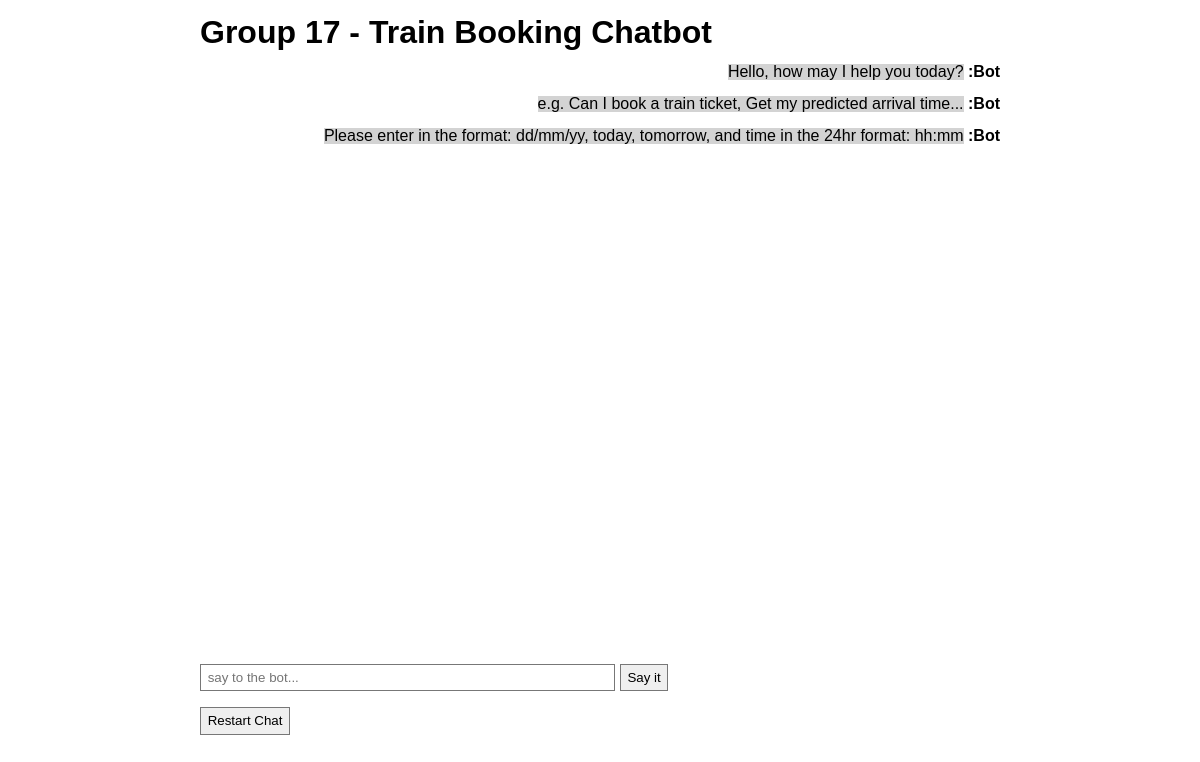
Before: / with the older database file.
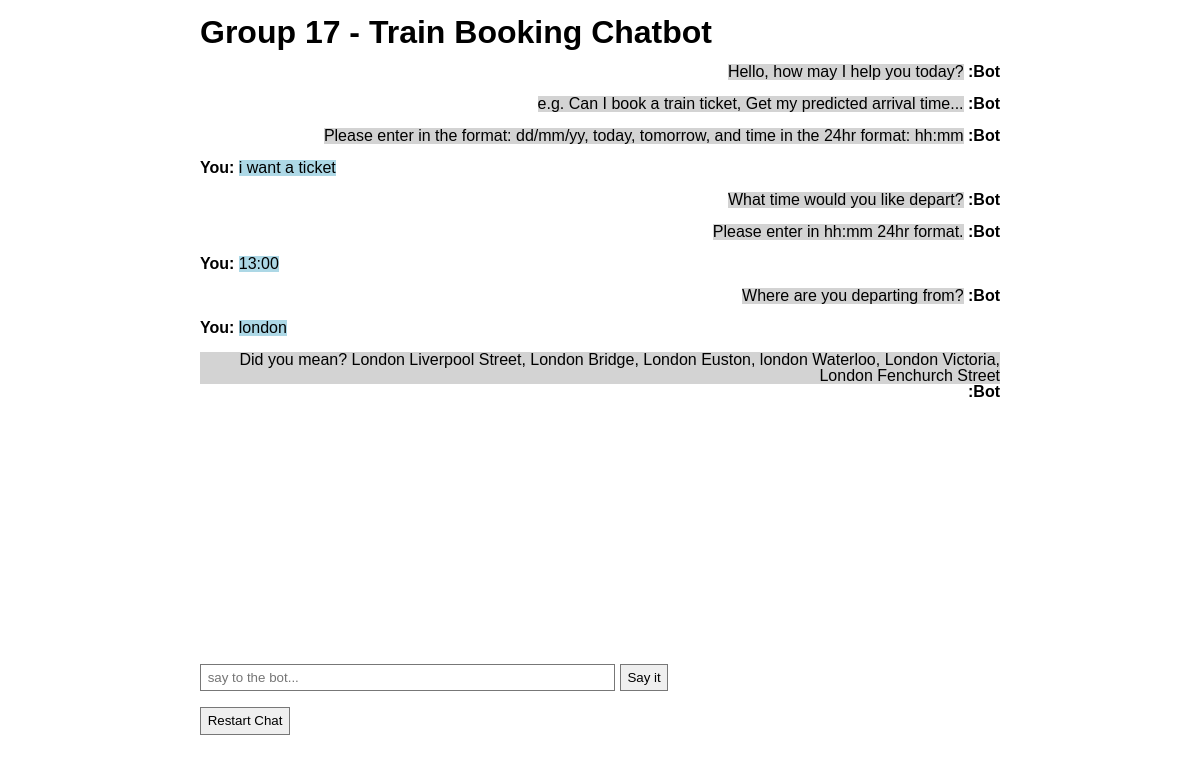
After: the same page with the newer database file.
### tables this page shows
CREATE TABLE chatHist (
            itemid integer PRIMARY KEY AUTOINCREMENT,
            whosaid varchar,
            item varchar
        );

### main.py (the view)
@app.route('/', methods=['GET', 'POST'])
def index():
    query = "SELECT itemid, whosaid, item FROM chatHist"
    result = query_db(query)
    return render_template('index.html', data=result)

### main.py (called while the page is built)
def get_db():
    db = getattr(g, '_database', None)
    if db is None:
        db = g._database = sqlite3.connect(DATABASE)
    def make_dicts(cursor, row):
        return dict((cursor.description[idx][0], value)
                    for idx, value in enumerate(row))
    db.row_factory = make_dicts
    return db

def query_db(query, args=(), one=False):
    cur = None
    rv = None
    try:
        cur = get_db().execute(query, args)
        rv = cur.fetchall()
    except sqlite3.Error as e:
        app.logger.info('Database error: %s' % e)
    except Exception as e:
        app.logger.info('Exception in query_db: %s' % e)
    finally:
        if cur:
            cur.close()
    return (rv[0] if rv else None) if one else rv

@app.teardown_appcontext
def close_connection(exception):
    db = getattr(g, '_database', None)
    if db is not None:
        db.close()

### templates/index.html (shortened to what this page needs)
<!DOCTYPE html>
<html lang="en">
<head>
    <link rel="stylesheet" type="text/css" href="static/main.css">
</head>
<body>
<h1>Group 17 - Train Booking Chatbot</h1>
<div id="conversation">
    <div id="chatHistory">
        {% for item in data %}
            {% if item.whosaid == "You: "%}
                <div id="youSaid">
                    <h4>{{item.whosaid}}</h4>
                    <div id="youText">
                        {{item.item}}
                    </div>
                </div>
            {% else %}
                <div id="botSaid">
                    <div id="botText">
                    {% if item.item.startswith("http") %}
                        <p>Ticket found! </p>
                        <a href="{{item.item}}" target="_blank">Click here to see the ticket!</a>
                    {% else %}
                            {{item.item}}
                    {% endif %}
                    </div>
                    <h4>{{item.whosaid}}</h4>
                </div>
            {% endif %}
            <br>
        {% endfor %}
    </div>
    <div id="inputForm">
    <form action="/userUpdate" method="POST">
        <input name="inputBox" id="inputBox" placeholder="say to the bot... " autocomplete="off" style="width: 400px;" autofocus>
        <input type="submit" value="Say it">
    </form>
    </div>
    <br>
    <form action="/restartChat" method="POST">
        <input type="submit" value="Restart Chat">
    </form>
</div>
</body>
</html>

### static/main.css (style rules this page uses)
#chatHistory { width:800px; height:600px; overflow-y:auto; overflow-x:auto; }
#botSaid { text-align: right; }
#botText { display: inline-block; background-color: lightgray; }
#youText { display: inline-block; background-color: lightblue; }
body, h1, h2, h3, p, div, li, ul, form { margin: 0; padding: 0; line-height: 1em; border: 0; }
body { line-height: 1.5em; font-family: sans-serif; width: 50em; margin: 0 auto; padding-bottom: 2em; }
h1 { padding-top: 0.5em; padding-bottom: 0.5em; }
h4 { display: inline; }
form input { border: 1px solid #777; line-height: 1.5em; padding: 0.2em 0.5em; }

Changed rows visible on the page:
added chatHist: whosaid "You:", item "i want a ticket"
added chatHist: item "What time would you like depart?", whosaid ":Bot"
added chatHist: item "Please enter in hh:mm 24hr format.", whosaid ":Bot"
added chatHist: whosaid "You:", item "13:00"
added chatHist: item "Where are you departing from?", whosaid ":Bot"
added chatHist: whosaid "You:", item "london"
added chatHist: item "Did you mean? London Liverpool Street, London Bridge, London Euston, london Waterloo, London Victoria, London Fenchurch Street", whosaid ":Bot"
